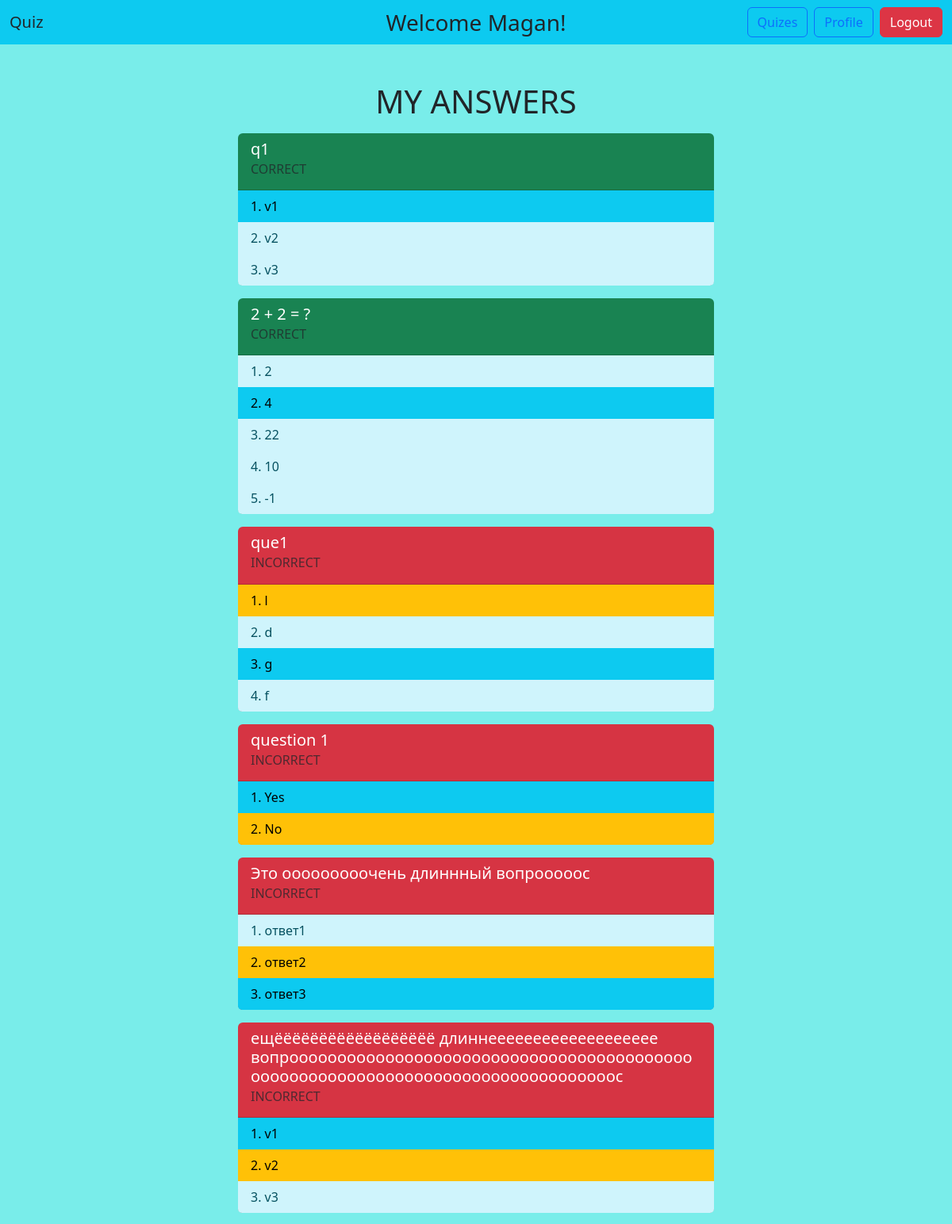
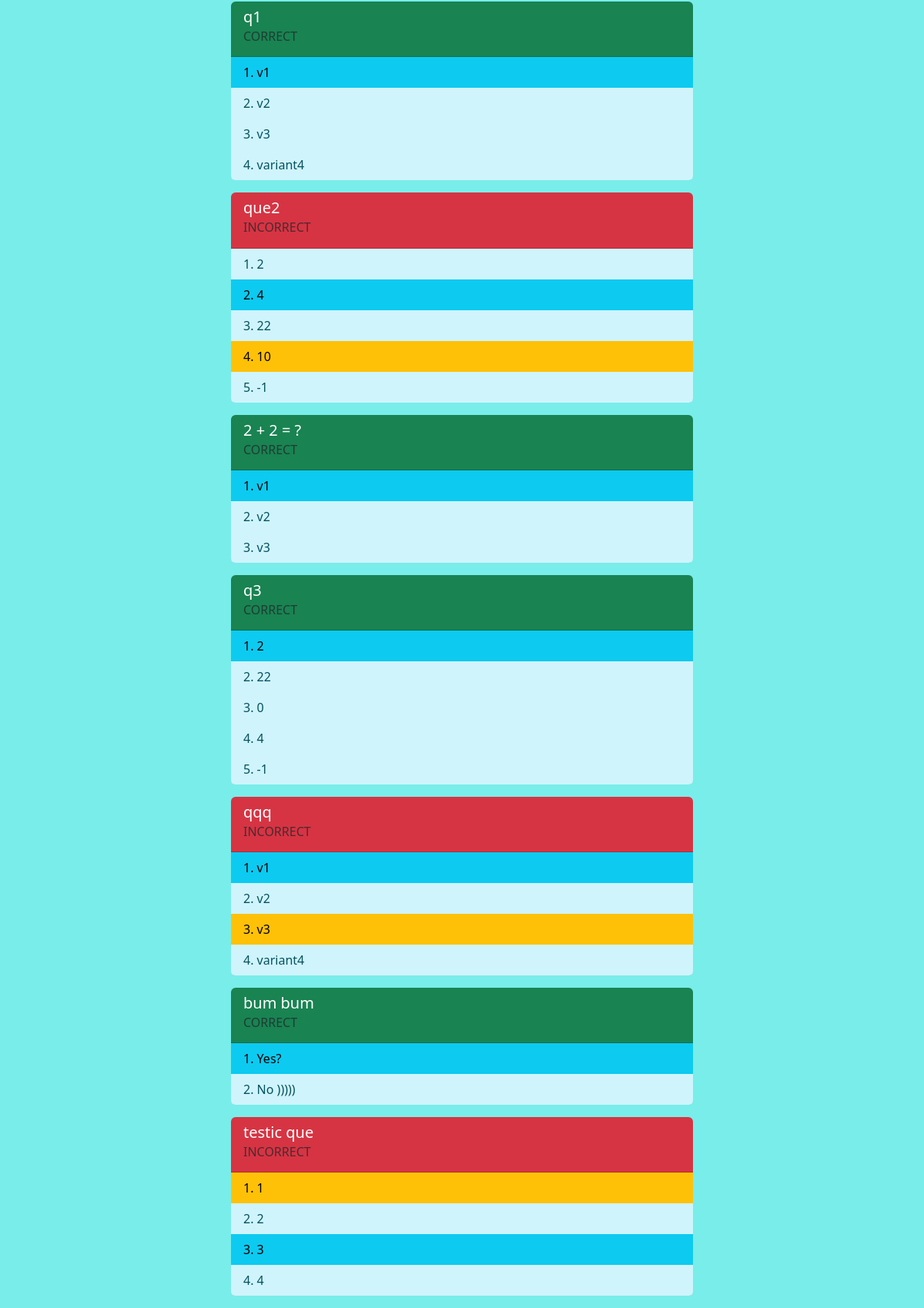
Screenshot of /profile/myanswers (signed in) with the database file from the repository (2 pictures, top to bottom).
### account/models.py (models this page shows, shortened)
class MyUser(AbstractUser):
    avatar = models.ImageField(upload_to='')

class Quiz(models.Model):
    user = models.ForeignKey(MyUser, on_delete=models.CASCADE)
    question = models.CharField(max_length=100)
    right_answer = models.IntegerField(default=0)
    answers = models.JSONField(default=dict())
    correct_answers = models.IntegerField(default=0, blank=True)
    tags = models.JSONField(default=list())
    def check_answer(self, ans):
        return ans == self.right_answer

### userprofile/views.py (the view)
# urls.py: path('myanswers', views.answers, name="answers"),
@login_required
def answers(request):
    quizs = Quiz.objects.all()
    if request.method == "GET":
        test = list()
        corrects = list()
        for q in quizs:
            for i, a in enumerate(q.answers):
                if request.user.username in q.answers[a]:
                    test.append(q)
                    right = q.right_answer
                    if q.check_answer(i):
                        corrects.append([i+1, right+1, "CORRECT"])
                    else:
                        corrects.append([i+1, right+1, "INCORRECT"])
        return render(request, "userprofile/answers.html", {"quizs": test, "cor":corrects})

### userprofile/templates/userprofile/answers.html (shortened to what this page needs)
{% extends 'account/base.html' %}
{% block content %}
<div class="continer">
  <h1 class="text-center">MY ANSWERS</h1>
  {% for quiz in quizs %}
  {% with c=cor|slice:forloop.counter|last %}
  <div class="card position-relative start-50 translate-middle-x w-50 {% if c.2 == 'CORRECT' %}text-bg-success{% else %}text-bg-danger{% endif %} border-0 mt-3 mb-3" style="width: 18rem;">
    <div class="card-header ">
      <h5 class="card-title">{{ quiz.question }}</h5>
      <h6 class="card-subtitle mb-2 text-body-secondary">{{ c.2 }}</h6>
    </div>
      <ol class="list-group list-group-numbered list-group-flush">
      {% for var in quiz.answers %}
        {% if c.0 == c.1 and c.0 == forloop.counter %}
          <li class="list-group-item text-bg-info border-0">{{ var }}</li>
        {% elif c.0 != c.1 and c.0 == forloop.counter %}
          <li class="list-group-item text-bg-warning border-0">{{ var }}</li>
        {% elif c.1 == forloop.counter %}
          <li class="list-group-item text-bg-info border-0">{{ var }}</li>
        {% else %}
          <li class="list-group-item list-group-item-info border-0">{{ var }}</li>
        {% endif %}
      {% endfor %}
      </ol>
      {% endwith %}
  </div>
  {% endfor %}
</div>
{% endblock %}

### account/templates/account/base.html (shortened to what this page needs)
<!doctype html>
<html lang="en" data-bs-theme="light">
  <head>
    <link href="https://cdn.jsdelivr.net/npm/bootstrap@5.3.0/dist/css/bootstrap.min.css" rel="stylesheet">
  </head>
  <body>
    <nav class="navbar navbar-expand-lg bg-info">
      <div class="container-fluid">
        <a class="navbar-brand text-dark" href="{% url 'home' %}">Quiz</a>
        {% if user.is_authenticated %}
        <div class="collapse navbar-collapse" id="navbarSupportedContent">
          <div class="position-absolute top-50 start-50 translate-middle">
            <p class="fs-3 text-dark mb-0">Welcome {{ user.username }}!</p>
          </div>
          <ul class="navbar-nav ms-auto mb-2 mb-lg-0">
            <a type="button" class="btn btn-outline-primary me-2" name="button" href="{% url 'quizes' %}">Quizes</a>
            <a type="button" class="btn btn-outline-primary me-2" name="button" href="{% url 'userprofile:profile' %}">Profile</a>
          </ul>
          <form class="d-felx" action="{% url 'logoutuser' %}" method="post">
            <button class="btn btn-danger" type="submit" name="button">Logout</button>
          </form>
        </div>
        {% endif %}
      </div>
    </nav>
    <br>
    <br>
    {% block content %}{% endblock %}
  </body>
</html>

### account/templates/account/base.html (style rules this page uses)
body { background-color: #79edea; }

### rows the page displays
MyUser: username "Magan"
Quiz: question "q1", c "CORRECT", answers "v1", answers "v2" "v3"
Quiz: question "2 + 2 = ?", c "CORRECT", answers "2" "22" "10" "-1", answers "4"
Quiz: question "que1", c "INCORRECT", answers "l", answers "d" "f", answers "g"
Quiz: question "question 1", c "INCORRECT", answers "Yes", answers "No"
Quiz: question "Это ооооооооочень длиннный вопрооооос", c "INCORRECT", answers "ответ1", answers "ответ2", answers "ответ3"
Quiz: question "ещёёёёёёёёёёёёёёёёёё длиннеееееееееееееееееее вопроооооооооооооооооооооооооооооооооооооооооооооооооооооооооооооооооооооооооооооооос", c "INCORRECT", answers "v1", answers "v2", answers "v3"
Quiz: question "q1", c "CORRECT", answers "v1", answers "v2" "v3" "variant4"
Quiz: question "que2", c "INCORRECT", answers "2" "22" "-1", answers "4", answers "10"
Quiz: question "2 + 2 = ?", c "CORRECT", answers "v1", answers "v2" "v3"
Quiz: question "q3", c "CORRECT", answers "2", answers "22" "0" "4" "-1"
Quiz: question "qqq", c "INCORRECT", answers "v1", answers "v2" "variant4", answers "v3"
Quiz: question "bum bum", c "CORRECT", answers "Yes?", answers "No )))))"
Quiz: question "testic que", c "INCORRECT", answers "1", answers "2" "4", answers "3"
